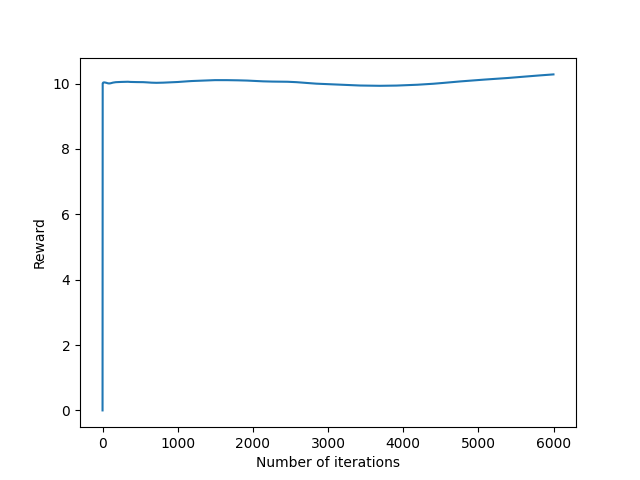

This figure's Python source:
##10-armed bandit with advanced epsilon greedy
import random
import numpy as np
import matplotlib.pyplot as plt


# --- Bandit ---
class Bandit(object):
    def __init__(self, N):
        self.N = N
        expRewards = np.array([10] * self.N)
        self.expRewards = expRewards

    def actions(self):
        result = []
        for i in range(0, self.N):
            result.append(i)
            return result

    def increment_reward(self):
        v = np.random.normal(0, 0.01, 10)
        self.expRewards = self.expRewards + v


    def reward(self, action):
        result = []
        n = random.gauss(0, 1)
        result = self.expRewards[action]
        return result


def eGreedy(myBandit, epsilon, alpha, max_iteration):
  # Initialization
    Q = [0]*myBandit.N
    count = [0]*myBandit.N
    epsilon = epsilon
    r = 0
    R = []
    R_avg = [0]*1
    max_iter = max_iteration
    # Incremental Implementation
    for iter in range(1,max_iter):
        if random.random() > epsilon:
            action = Q.index(max(Q)) # Exploit/ Greed
        else:
            action = random.choice(myBandit.actions()) # Explore
        r = myBandit.reward(action)
        myBandit.increment_reward()
        R.append(r)
        count[action] = count[action]+1
        Q[action] = Q[action]+alpha*(r - Q[action])
        R_avg.append(R_avg[iter-1] + (r-R_avg[iter-1])/iter)

    return Q, R_avg, R



myBandit = Bandit(N=10)
Q,R_avg, R = eGreedy(myBandit, 0.1, 0.7, 6000)

plt.plot(R_avg)
plt.xlabel("Number of iterations")
plt.ylabel("Reward")


plt.show()
